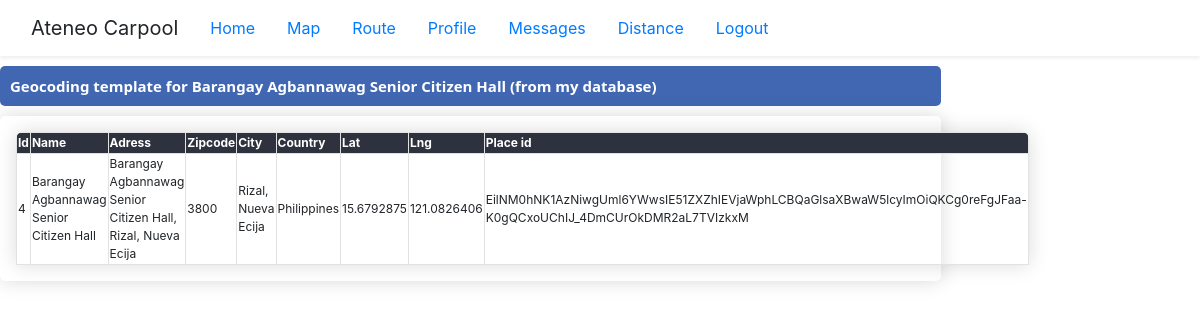
The app's page /geocoding/4 with its own data.
### project_content/models.py (models this page shows, shortened)
class Locations(models.Model):
    name = models.CharField(max_length=500)
    zipcode = models.CharField(max_length=200, blank=True, null=True)
    city = models.CharField(max_length=200, blank=True, null=True)
    country = models.CharField(max_length=200, blank=True, null=True)
    address = models.CharField(max_length=200, blank=True, null=True)
    created_at = models.DateTimeField(auto_now_add=True, blank=True, null=True)
    edited_at = models.DateTimeField(auto_now=True)
    lat = models.CharField(max_length=200,blank=True, null=True)
    lng = models.CharField(max_length=200,blank=True, null=True)
    place_id = models.CharField(max_length=200,blank=True, null=True)

### project_content/views.py (the view, shortened to what this page needs)
# urls.py: path("geocoding/<int:pk>", GeocodingView.as_view(), name='geocoding'),
class GeocodingView(View):
    template_name = "project_content/geocoding.html"
    def get(self,request,pk):
        location = Locations.objects.get(pk=pk)
        if location.lng and location.lat and location.place_id != None:
            lat = location.lat
            lng = location.lng
            place_id = location.place_id
            label = "from my database"
        else:
            result = ""
            lat = ""
            lng = ""
            place_id = ""
            label = "no call made"
        context = {
            'location':location,
            'lat':lat,
            'lng':lng,
            'place_id':place_id,
            'label': label
        }
        return render(request, self.template_name, context)

### project_content/templates/project_content/geocoding.html
{% extends 'project_content/base.html' %}
{% block content %}
<div class="pageholder">
    <div class="titleholder">
        <div class="title"> Geocoding template for {{location.name}} ({{label}})</div>
    </div>
    <div class="linkholder">
            <table id="ourtable3" class="myTable m-3">
                <thead>
                    <tr>
                        <th>Id</th>
                        <th>Name</th>
                        <th>Adress</th>
                        <th>Zipcode</th>
                        <th>City</th>
                        <th>Country</th>
                        <th>Lat</th>
                        <th>Lng</th>
                        <th>Place id</th>
                    </tr>
                </thead>
                <tbody>
                    <tr>
                        <td> {{location.id}} </td>
                        <td> {{location.name}} </td>
                        <td> {{location.address}} </td>
                        <td> {{location.zipcode}} </td>
                        <td> {{location.city}} </td>
                        <td> {{location.country}} </td>
                        <td> {{lat}} </td>
                        <td> {{lng}} </td>
                        <td> {{place_id}} </td>
                    </tr>
                </tbody>
            </table>
     </div>
</div>
{% endblock %}

### project_content/static/project_content/main.css (style rules this page uses)
.myTable { font-size: 12px; min-width: 400px; overflow: hidden; border-radius: 7px 7px 0 0; box-shadow: 0 0 20px rgba(0, 0, 0, .15); }
.myTable th { background-color: #2D323E; color: white; font-weight: bold; }
.myTable td, .myTable th { border: 0.01em solid #e3e2e2; }
.pageholder, form { display: flex; flex-direction: column; justify-content: center; width: 80%; }
.titleholder, .linkholder { display: flex; margin-top: 10px; width: 98%; border-radius: 5px; }
.titleholder { display: 'flex'; justify-content:'space-between'; background-color: #4267B2; align-items: center; height: 40px; }
.linkholder { box-shadow: 0 0 20px rgba(0, 0, 0, .15); flex-direction: column; }
.title { color: white; margin-left: 10px; font-weight: bold; font-size: 15px; font-family: 'Segoe UI', Tahoma, Geneva, Verdana, sans-serif; }

### records on screen
Locations: name "Barangay Agbannawag Senior Citizen Hall", id "4", address "Barangay Agbannawag Senior Citizen Hall, Rizal, Nueva Ecija", zipcode "3800", city "Rizal, Nueva Ecija", country "Philippines", lat "15.6792875", lng "121.0826406", place "EilNM0hNK1AzNiwgUml6YWwsIE51ZXZhIEVjaWphLCBQaGlsaXBwaW5lcyImOiQKCg0reFgJFaa-K0gQCxoUChIJ_4DmCUrOkDMR2aL7TVIzkxM"

### other values on screen
{{ label }} "from my database"
